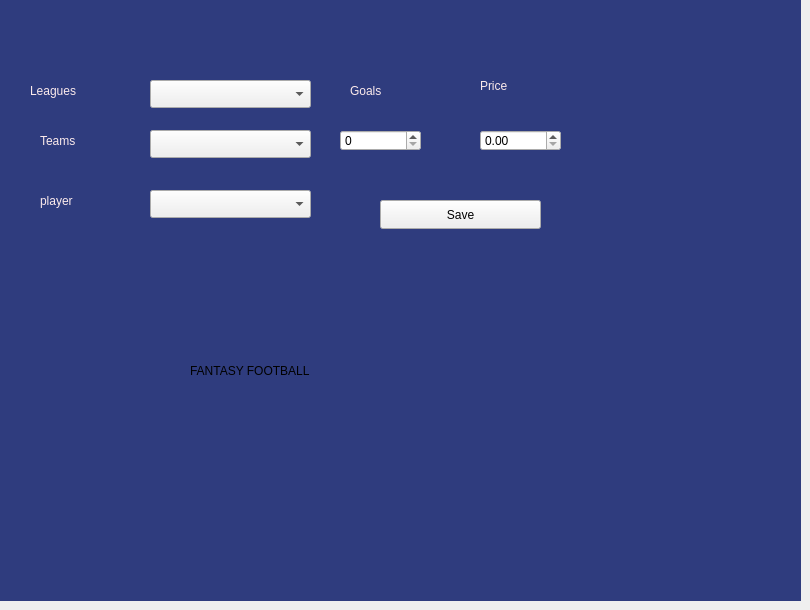
       <widget class="QWidget" name="edit_goals">
        <attribute name="title">
         <string>EDIT GOALS</string>
        </attribute>
        <widget class="QComboBox" name="Teams_editgoals">
         <property name="geometry">
          <rect>
           <x>150</x>
           <y>130</y>
           <width>161</width>
           <height>28</height>
          </rect>
         </property>
        </widget>
        <widget class="QComboBox" name="leagues_edit_goals">
         <property name="geometry">
          <rect>
           <x>150</x>
           <y>80</y>
           <width>161</width>
           <height>28</height>
          </rect>
         </property>
        </widget>
        <widget class="QComboBox" name="player_editgoals">
         <property name="geometry">
          <rect>
           <x>150</x>
           <y>190</y>
           <width>161</width>
           <height>28</height>
          </rect>
         </property>
        </widget>
        <widget class="QLabel" name="label_36">
         <property name="geometry">
          <rect>
           <x>30</x>
           <y>70</y>
           <width>111</width>
           <height>41</height>
          </rect>
         </property>
         <property name="styleSheet">
          <string notr="true">font: 10pt &quot;Simplified Arabic&quot;;
color: rgb(251, 234, 235);
background-color: rgb(47, 60, 126);
font: 700 20pt &quot;Segoe UI&quot;;</string>
         </property>
         <property name="text">
          <string>Leagues</string>
         </property>
        </widget>
        <widget class="QLabel" name="label_38">
         <property name="geometry">
          <rect>
           <x>40</x>
           <y>180</y>
           <width>91</width>
           <height>41</height>
          </rect>
         </property>
         <property name="styleSheet">
          <string notr="true">font: 10pt &quot;Simplified Arabic&quot;;
color: rgb(251, 234, 235);
background-color: rgb(47, 60, 126);
font: 700 20pt &quot;Segoe UI&quot;;
</string>
         </property>
         <property name="text">
          <string>player</string>
         </property>
        </widget>
        <widget class="QLabel" name="label_39">
         <property name="geometry">
          <rect>
           <x>40</x>
           <y>120</y>
           <width>91</width>
           <height>41</height>
          </rect>
         </property>
         <property name="styleSheet">
          <string notr="true">font: 10pt &quot;Simplified Arabic&quot;;
color: rgb(251, 234, 235);
background-color: rgb(47, 60, 126);
font: 700 20pt &quot;Segoe UI&quot;;</string>
         </property>
         <property name="text">
          <string>Teams</string>
         </property>
        </widget>
        <widget class="QLabel" name="player_name_edit_goals">
         <property name="geometry">
          <rect>
           <x>470</x>
           <y>370</y>
           <width>111</width>
           <height>20</height>
          </rect>
         </property>
         <property name="styleSheet">
          <string notr="true">background-color: rgb(47, 60, 126);
color: rgb(47, 60, 126);</string>
         </property>
         <property name="text">
          <string>g</string>
         </property>
        </widget>
        <widget class="QLabel" name="player_name_edit_goals_2">
         <property name="geometry">
          <rect>
           <x>350</x>
           <y>70</y>
           <width>91</width>
           <height>41</height>
          </rect>
         </property>
         <property name="styleSheet">
          <string notr="true">font: 10pt &quot;Simplified Arabic&quot;;
color: rgb(251, 234, 235);
background-color: rgb(47, 60, 126);
font: 700 20pt &quot;Segoe UI&quot;;</string>
         </property>
         <property name="text">
          <string>Goals</string>
         </property>
        </widget>
        <widget class="QSpinBox" name="Goalsscored">
         <property name="geometry">
          <rect>
           <x>340</x>
           <y>130</y>
           <width>81</width>
           <height>21</height>
          </rect>
         </property>
        </widget>
        <widget class="QPushButton" name="savenewgoals">
         <property name="geometry">
          <rect>
           <x>380</x>
           <y>200</y>
           <width>161</width>
           <height>29</height>
          </rect>
         </property>
         <property name="styleSheet">
          <string notr="true">selection-background-color: rgb(1, 218, 88);</string>
         </property>
         <property name="text">
          <string>Save</string>
         </property>
        </widget>
        <widget class="QDoubleSpinBox" name="price_edit">
         <property name="geometry">
          <rect>
           <x>480</x>
           <y>130</y>
           <width>81</width>
           <height>21</height>
          </rect>
         </property>
        </widget>
        <widget class="QLabel" name="player_name_edit_goals_5">
         <property name="geometry">
          <rect>
           <x>480</x>
           <y>60</y>
           <width>91</width>
           <height>51</height>
          </rect>
         </property>
         <property name="styleSheet">
          <string notr="true">font: 10pt &quot;Simplified Arabic&quot;;
color: rgb(251, 234, 235);
background-color: rgb(47, 60, 126);
font: 700 20pt &quot;Segoe UI&quot;;</string>
         </property>
         <property name="text">
          <string>Price </string>
         </property>
        </widget>
        <widget class="QLabel" name="label_40">
         <property name="geometry">
          <rect>
           <x>640</x>
           <y>20</y>
           <width>121</width>
           <height>141</height>
          </rect>
         </property>
         <property name="styleSheet">
          <string notr="true">image: url(:/img/img/football.png);
background-color: rgba(0,0,0,0%)</string>
         </property>
         <property name="text">
          <string/>
         </property>
        </widget>
        <widget class="QLabel" name="label_41">
         <property name="geometry">
          <rect>
           <x>190</x>
           <y>330</y>
           <width>451</width>
           <height>81</height>
          </rect>
         </property>
         <property name="styleSheet">
          <string notr="true">color: rgb(0, 0, 0);
font: 35pt &quot;Rockwell Condensed&quot;;
background-color: rgba(0,0,0,0%)</string>
         </property>
         <property name="text">
          <string>FANTASY FOOTBALL</string>
         </property>
        </widget>
        <widget class="QLabel" name="label_43">
         <property name="geometry">
          <rect>
           <x>0</x>
           <y>0</y>
           <width>801</width>
           <height>601</height>
          </rect>
         </property>
         <property name="styleSheet">
          <string notr="true">background-color: rgb(47, 60, 126);</string>
         </property>
         <property name="text">
          <string/>
         </property>
        </widget>
        <zorder>label_43</zorder>
        <zorder>Teams_editgoals</zorder>
        <zorder>leagues_edit_goals</zorder>
        <zorder>player_editgoals</zorder>
        <zorder>label_36</zorder>
        <zorder>label_38</zorder>
        <zorder>label_39</zorder>
        <zorder>player_name_edit_goals</zorder>
        <zorder>player_name_edit_goals_2</zorder>
        <zorder>Goalsscored</zorder>
        <zorder>savenewgoals</zorder>
        <zorder>price_edit</zorder>
        <zorder>player_name_edit_goals_5</zorder>
        <zorder>label_40</zorder>
        <zorder>label_41</zorder>
       </widget>
